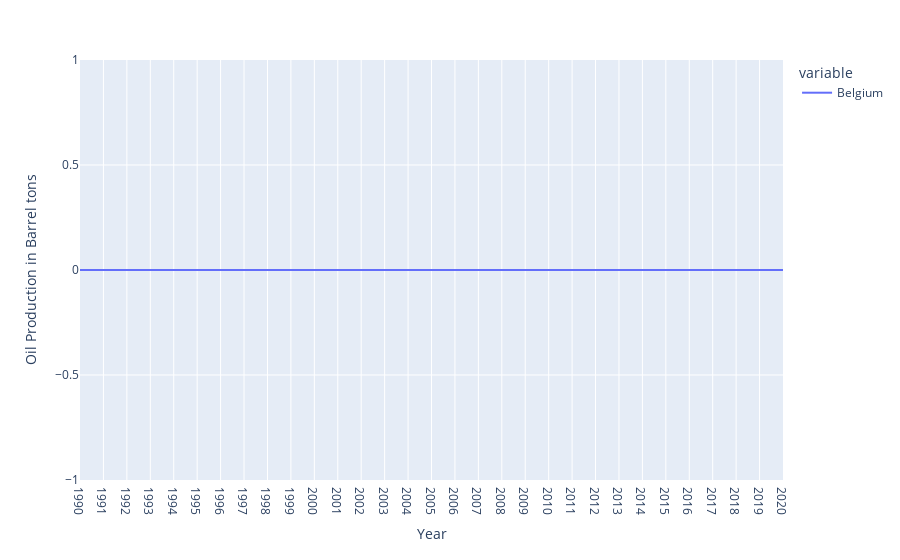

Notebook code cell kept with this figure:
### Code cell
print(original_df.index)
px.line(original_df.loc['Belgium'],labels={"index": "Year", "value": "Oil Production in Barrel tons"})

### Figure 1 — Plotly figure (JSON) as saved in the notebook; plotly's stock layout.template omitted (floating-point values rounded to 4 significant figures)
{"data": [{"hovertemplate": "variable=Belgium<br>Year=%{x}<br>Oil Production in Barrel tons=%{y}<extra></extra>", "legendgroup": "Belgium", "line": {"color": "#636efa", "dash": "solid"}, "marker": {"symbol": "circle"}, "mode": "lines", "name": "Belgium", "orientation": "v", "showlegend": true, "type": "scatter", "x": ["1990", "1991", "1992", "1993", "1994", "1995", "1996", "1997", "1998", "1999", "2000", "2001", "2002", "2003", "2004", "2005", "2006", "2007", "2008", "2009", "2010", "2011", "2012", "2013", "2014", "2015", "2016", "2017", "2018", "2019", "2020"], "xaxis": "x", "y": [0, 0, 0, 0, 0, 0, 0, 0, 0, 0, 0, 0, 0, 0, 0, 0, 0, 0, 0, 0, 0, 0, 0, 0, 0, 0, 0, 0, 0, 0, 0], "yaxis": "y"}], "layout": {"legend": {"title": {"text": "variable"}, "tracegroupgap": 0}, "margin": {"t": 60}, "xaxis": {"anchor": "y", "domain": [0, 1], "title": {"text": "Year"}}, "yaxis": {"anchor": "x", "domain": [0, 1], "title": {"text": "Oil Production in Barrel tons"}}}}
